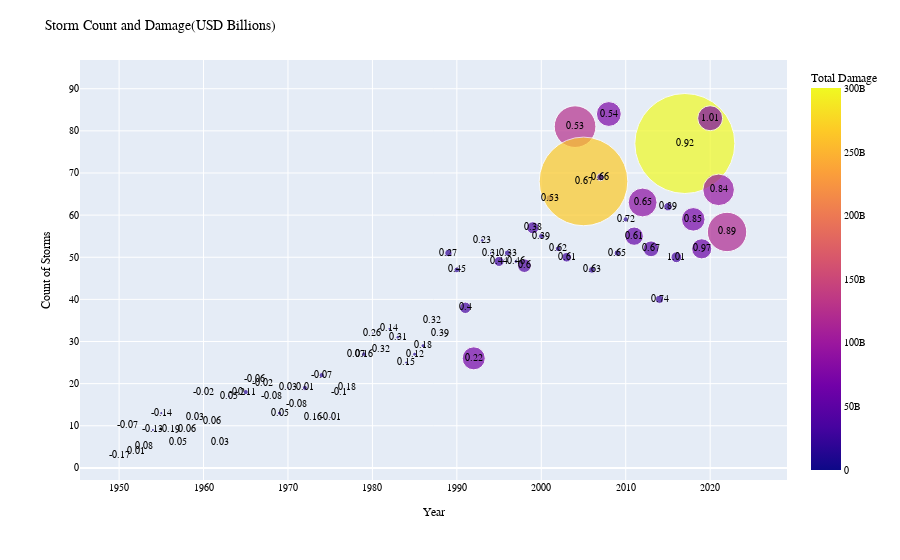

Notebook cell for this chart:
### Markdown cell above
## Damage as Color Variant

### Code cell
#plotly version
import plotly.express as px
grouped = master.groupby('Year').agg({'Damage in USD': 'sum', 'Disaster Type': 'count', 'Annual Mean Temp C': 'first'})
grouped = grouped.rename(columns={'Damage in USD': 'Total Damage', 'Disaster Type': 'Count of Storms', 'Annual Mean Temp C':'Annual Mean Temp C'})

# Create a scatter plot with Plotly
fig = px.scatter(grouped, x=grouped.index, y='Count of Storms', size='Total Damage', size_max=10, color='Total Damage', 
                 labels={'Count of Storms': 'Count of Storms', 'Total Damage': 'Total Damage'})

fig.add_trace(px.scatter(
    x=grouped.index, y=grouped['Count of Storms'], text=grouped['Annual Mean Temp C'], opacity = 0).data[0])

fig.update_traces(marker=dict(sizemode='diameter'))

fig.update_layout(title='Storm Count and Damage(USD Billions)', 
                  xaxis_title='Year', 
                  yaxis_title='Count of Storms',
                  font = dict(color='black',size = 10,family = 'Arial Black'))

fig.show()
